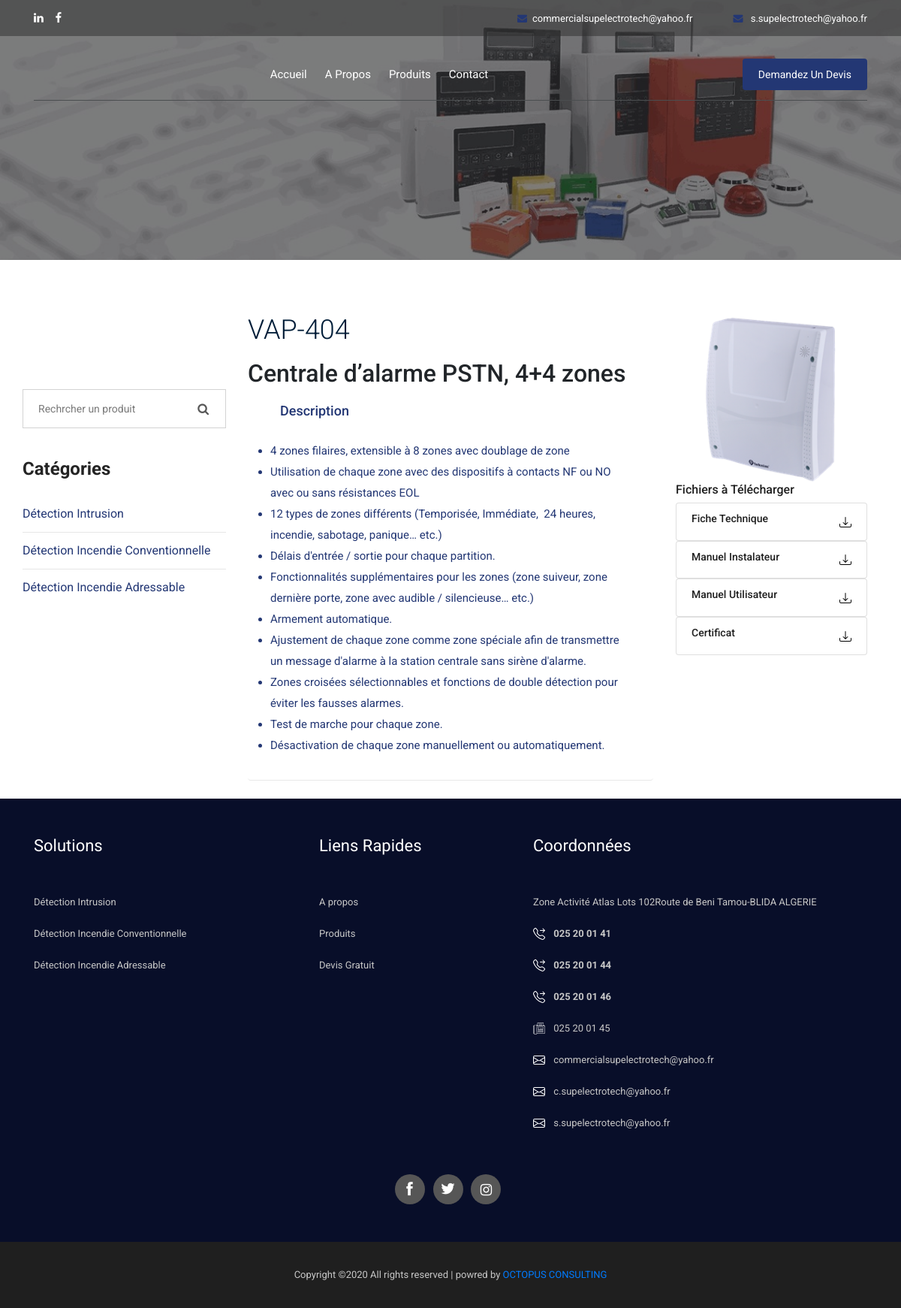
Screenshot of /produits/centrale-dalarme-pstn-44-zones/ with the database file from the repository.
### main/models.py (models this page shows, shortened)
class Produit(models.Model):
    ordre           = models.IntegerField(blank=True, null=True )
    designation     = models.CharField( max_length=150, verbose_name=("Désignation"))
    slug            = models.SlugField( max_length=70)
    category        = models.CharField(max_length=2, choices=CATEGORY_CHOICES, default='IN')
    reference       = models.CharField(max_length=100, verbose_name=("Référence"), blank= True)
    description_2   = HTMLField(verbose_name='partie 1', blank= True, null=True)
    description_1   = HTMLField(verbose_name='partie 2', blank= True, null=True)
    photo           = models.ImageField(verbose_name='Photo du produit', upload_to='produits/')
    fichier_1       = models.FileField(verbose_name='Fiche technique ', upload_to='fichiers/', blank= True)
    fichier_2       = models.FileField(verbose_name='Manuel instalateur', upload_to='fichiers/', blank= True)
    fichier_3       = models.FileField(verbose_name='Manuel utilisateur', upload_to='fichiers/', blank= True)
    fichier_4       = models.FileField(verbose_name='certificat', upload_to='fichiers/', blank= True)
    is_active       = models.BooleanField(verbose_name='activer', default=True)
    class Meta:
        ordering = [F('ordre').asc(nulls_last=True)]
        verbose_name = 'Produits'
        verbose_name_plural = 'Produits'

### main/views.py (the view)
# urls.py: path('produits/<slug:slug>/', ProductDetailView.as_view(), name= 'produit-detail'),
class ProductDetailView(DetailView):
    model = Produit
    template_name = "produit-detail.html"
    context_object_name = 'produit'
    def get_context_data(self, **kwargs):
        context = super().get_context_data(**kwargs)
        context["cat"] = CATEGORY_CHOICES
        return context

### templates/produit-detail.html (shortened to what this page needs)
{% extends "base.html" %}
{% load static %}
{% block content %}
<div class="bradcam_area breadcam_bg_2">
  <div class="container">
    <div class="row">
      <div class="col-xl-12">
      </div>
    </div>
  </div>
</div>
<main class="mt-5 pt-4 " style="min-height: 500px!important;">
  <div class="container wow fadeIn">
    <div class="row ">
      <div class="d-none d-md-block col-md-3">
        <aside class="side-bar-product d-block sidebar">
          <div class="make-me-sticky">
            <div class="sidebar-widget search-box">
              <form method="post" action="#">
                <div class="form-group">
                  <input type="search" name="search-field" value="" placeholder="Rechrcher un produit" required>
                  <button type="submit"><span class="icon fa fa-search"></span></button>
                </div>
              </form>
            </div>
            <div class="sidebar-widget sidebar-blog-category">
              <div class="sidebar-title">
                <h2>Catégories</h2>
              </div>
              <ul class="cat-list">
                <li><a class="link-prod" href="{% url 'produits' %}#intrusion">Détection Intrusion</a></li>
                <li><a class="link-prod" href="{% url 'produits' %}#conventionnelle">Détection Incendie
                    Conventionnelle</a>
                </li>
                <li><a class="link-prod" href="{% url 'produits' %}#adressable">Détection Incendie Adressable</a></li>
              </ul>
            </div>
          </div>
        </aside>
      </div>
      <div class="col-md-6 mb-4">
        <div class="accordion_area">
          <div class="faq_ask">
            <h3>{{produit.reference}}</h3>
          <h1 class="h2">{{produit.designation}}</h1>
            <div id="accordion">
              <div class="card">
                <div class="card-header" id="headingTwo">
                  <h5 class="mb-0">
                    <button class="btn btn-link collapsed" data-toggle="collapse" data-target="#collapseTwo"
                      aria-expanded="false" aria-controls="collapseTwo">
                      <h4>Description</h4>
                    </button>
                  </h5>
                </div>
                <div id="collapseTwo" class="collapse show" aria-labelledby="headingTwo" data-parent="#accordion">
                  <div class="card-body">
                    {% if produit.description_2 %}
                    {{produit.description_2|safe}}
                    {% else %}
                     <h4 class="text-muted" >Ce produit ne dispose pas de description pour le moment</h4>
                    {% endif %}
                  </div>
                </div>
              </div>
            </div>
          </div>
        </div>
      </div>
      <div class="col-md-3 mb-4">
        <div>
          <a class="popup-image" href="{{produit.photo.url}}">
            <img class='img-fluid' src='{{produit.photo.url}}' alt='{{produit.name}}'>
          </a>
        </div>
        <h5>Fichiers à Télécharger</h5>
        <ul class="d-block list-group mb-3 z-depth-1">
          {% if produit.fichier_1 %}
            <a href="{{produit.fichier_1.url}}" download>
              <li id="id_price" class="list-group-item d-flex justify-content-between lh-condensed">
                <div>
                  <h6 class="">Fiche Technique</h6>
                </div>
                <div>
                  <img class="" src="{% static 'img/svg_icon/download.svg' %}" alt="" srcset="">
                </div>
              </li>
            </a>
          {% endif %}
          {% if produit.fichier_2 %}
            <a href="{{produit.fichier_2.url}}" download>
              <li id="id_price" class="list-group-item d-flex justify-content-between lh-condensed">
                <div>
                  <h6 class="">Manuel Instalateur </h6>
                </div>
                <div>
                  <img class="" src="{% static 'img/svg_icon/download.svg' %}" alt="" srcset="">
                </div>
              </li>
            </a>
          {% endif %}
          {% if produit.fichier_3 %}
            <a href="{{produit.fichier_3.url}}" download>
              <li id="id_price" class="list-group-item d-flex justify-content-between lh-condensed">
                <div>
                  <h6 class="">Manuel Utilisateur </h6>
                </div>
                <div>
                  <img class="" src="{% static 'img/svg_icon/download.svg' %}" alt="" srcset="">
                </div>
              </li>
            </a>
          {% endif %}
          {% if produit.fichier_4 %}
            <a href="{{produit.fichier_4.url}}" download>
              <li id="id_price" class="list-group-item d-flex justify-content-between lh-condensed">
                <div>
                  <h6 class="">Certificat</h6>
                </div>
                <div>
                  <img class="" src="{% static 'img/svg_icon/download.svg' %}" alt="" srcset="">
                </div>
              </li>
            </a>
          {% endif %}
        </ul>
      </div>
    </div>
  </div>
</main>
{% endblock content %}

### rows the page displays
Produit: reference "VAP-404", designation "Centrale d’alarme PSTN, 4+4 zones", description_2 "4 zones filaires, extensible à 8 zones avec doublage de zone Utilisation de chaque zone avec des dispositifs à contacts NF ou NO avec ou sans résistances EOL 12 types de zones différents (Temporisée, Immédiate, 24 heures, incendie, sabotage, panique… etc.) Délais d'entrée / sortie pour chaque partition. Fonctionnalités supplémentaires pour les zones (zone suiveur, zone dernière porte, zone avec audible / silencieuse… etc.) Armement automatique. Ajustement de chaque zone comme zone spéciale afin de transmettre un message d'alarme à la station centrale sans sirène d'alarme. Zones croisées sélectionnables et fonctions de double détection pour éviter les fausses alarmes. Test de marche pour…", photo (picture)
